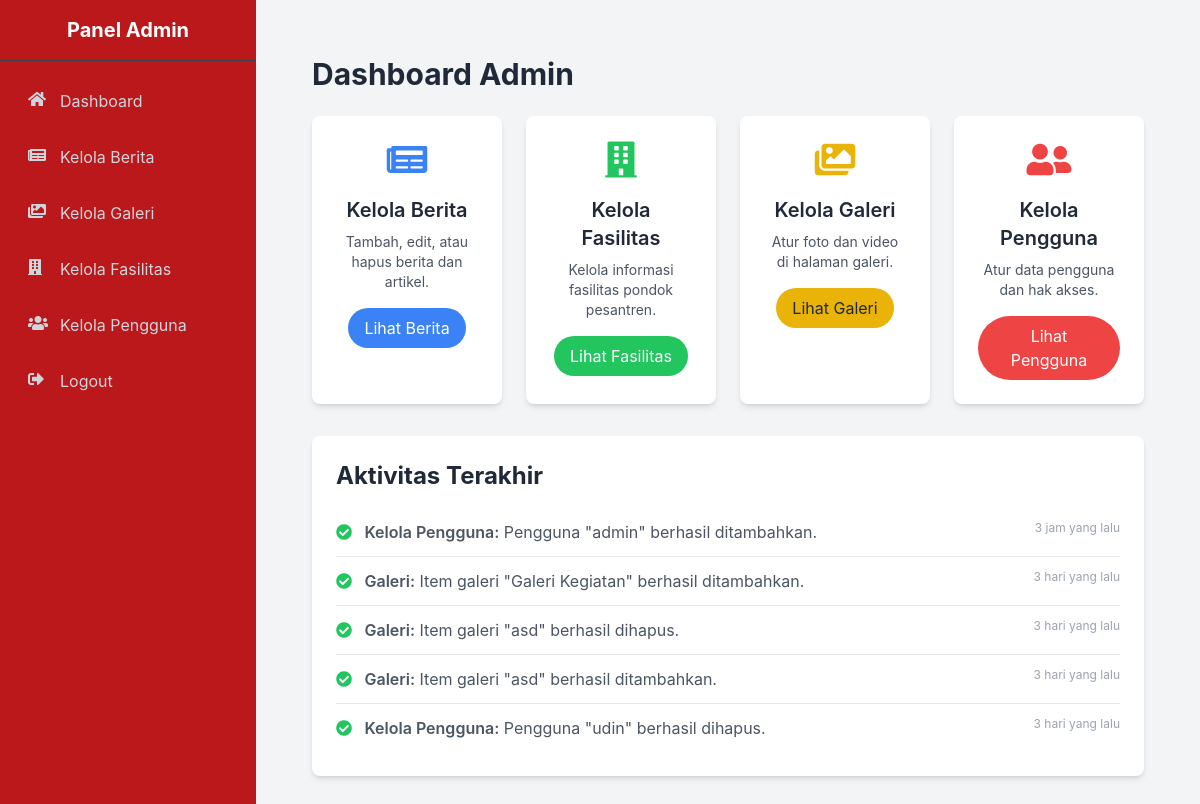
Page /admin (signed in) on the committed database.
### tables this page shows
CREATE TABLE `logs` (
  `id` int(11) NOT NULL,
  `user_id` varchar(255) NOT NULL,
  `modul` varchar(255) NOT NULL,
  `keterangan` text NOT NULL,
  `status` varchar(50) NOT NULL,
  `created_at` timestamp NOT NULL DEFAULT current_timestamp()
);

### controllers/AdminController.php (called while the page is built, shortened)
<?php
class AdminController {
    private $logModel;
    public function __construct() {
        global $conn;
        require_once ROOT_PATH . '/models/LogModel.php';
        $this->logModel = new LogModel($conn);
    }
    public function dashboard() {
        $data['aktivitas_terakhir'] = $this->logModel->getLatestLogs(5);
        require_once ROOT_PATH . '/views/layouts/admin_header.php';
        require_once ROOT_PATH . '/views/layouts/admin_sidebar.php';
        require_once ROOT_PATH . '/views/admin/dashboard.php';
    }
}

### index.php (called while the page is built, shortened)
<?php
require_once ROOT_PATH . '/routes.php';

### models/LogModel.php (called while the page is built, shortened)
<?php
class LogModel {
    private $conn;
    public function __construct(mysqli $db) {
        $this->conn = $db;
    }
    public function getLatestLogs($limit = 5) {
        $logs = [];
        $sql = "SELECT * FROM logs ORDER BY created_at DESC LIMIT ?";
        if ($stmt = $this->conn->prepare($sql)) {
            $stmt->bind_param("i", $limit);
            $stmt->execute();
            $result = $stmt->get_result();
            while ($row = $result->fetch_assoc()) {
                $logs[] = $row;
            }
        } else {
            error_log("Error mengambil log: " . $this->conn->error);
        }
        return $logs;
    }
}

### views/admin/dashboard.php (the view, shortened to what this page needs)
<?php
$aktivitas_terakhir = $data['aktivitas_terakhir'] ?? [];
function get_log_icon($action) {
    if (strpos($action, 'berhasil') !== false || strpos($action, 'ditambahkan') !== false || strpos(strtolower($action), 'diperbarui') !== false || strpos($action, 'diunggah') !== false) {
        return '<i class="fas fa-check-circle text-green-500 mr-2"></i>';
    } elseif (strpos($action, 'gagal') !== false) {
        return '<i class="fas fa-exclamation-triangle text-red-500 mr-2"></i>';
    } else {
        return '<i class="fas fa-info-circle text-blue-500 mr-2"></i>';
    }
}
function time_elapsed_string($datetime, $full = false) {
    $now = new DateTime;
    $ago = new DateTime($datetime);
    $diff = $now->diff($ago);
    $diff->w = floor($diff->d / 7);
    $diff->d -= $diff->w * 7;
    $string = array(
        'y' => 'tahun',
        'm' => 'bulan',
        'w' => 'minggu',
        'd' => 'hari',
        'h' => 'jam',
        'i' => 'menit',
        's' => 'detik',
    );
    foreach ($string as $k => &$v) {
        if ($diff->$k) {
            $v = $diff->$k . ' ' . $v . ($diff->$k > 1 ? '' : '');
        } else {
            unset($string[$k]);
        }
    }
    if (!$full) $string = array_slice($string, 0, 1);
    return $string ? implode(', ', $string) . ' yang lalu' : 'baru saja';
}
?>
<main class="flex-grow p-6">
    <div class="flex justify-between items-center mb-6">
        <h1 class="text-3xl font-bold text-gray-800">Dashboard Admin</h1>
    </div>
    <div class="grid grid-cols-1 md:grid-cols-2 lg:grid-cols-4 gap-6">
        <div class="bg-white rounded-lg shadow-md p-6 flex flex-col items-center text-center">
            <i class="fas fa-newspaper text-4xl text-blue-500 mb-4"></i>
            <h2 class="text-xl font-semibold text-gray-800">Kelola Berita</h2>
            <p class="text-sm text-gray-600 mt-2">Tambah, edit, atau hapus berita dan artikel.</p>
            <a href="/pondok-subusalam/admin/kelola_berita" class="mt-4 px-4 py-2 bg-blue-500 text-white rounded-full hover:bg-blue-600 transition duration-300">
                Lihat Berita
            </a>
        </div>
        <div class="bg-white rounded-lg shadow-md p-6 flex flex-col items-center text-center">
            <i class="fas fa-building text-4xl text-green-500 mb-4"></i>
            <h2 class="text-xl font-semibold text-gray-800">Kelola Fasilitas</h2>
            <p class="text-sm text-gray-600 mt-2">Kelola informasi fasilitas pondok pesantren.</p>
            <a href="/pondok-subusalam/admin/kelola_fasilitas" class="mt-4 px-4 py-2 bg-green-500 text-white rounded-full hover:bg-green-600 transition duration-300">
                Lihat Fasilitas
            </a>
        </div>
        <div class="bg-white rounded-lg shadow-md p-6 flex flex-col items-center text-center">
            <i class="fas fa-images text-4xl text-yellow-500 mb-4"></i>
            <h2 class="text-xl font-semibold text-gray-800">Kelola Galeri</h2>
            <p class="text-sm text-gray-600 mt-2">Atur foto dan video di halaman galeri.</p>
            <a href="/pondok-subusalam/admin/kelola_galeri" class="mt-4 px-4 py-2 bg-yellow-500 text-gray-800 rounded-full hover:bg-yellow-600 transition duration-300">
                Lihat Galeri
            </a>
        </div>
        <div class="bg-white rounded-lg shadow-md p-6 flex flex-col items-center text-center">
            <i class="fas fa-user-friends text-4xl text-red-500 mb-4"></i>
            <h2 class="text-xl font-semibold text-gray-800">Kelola Pengguna</h2>
            <p class="text-sm text-gray-600 mt-2">Atur data pengguna dan hak akses.</p>
            <a href="/pondok-subusalam/admin/kelola_pengguna" class="mt-4 px-4 py-2 bg-red-500 text-white rounded-full hover:bg-red-600 transition duration-300">
                Lihat Pengguna
            </a>
        </div>
    </div>
    <div class="mt-8 bg-white rounded-lg shadow-md p-6">
        <h2 class="text-2xl font-bold text-gray-800 mb-4">Aktivitas Terakhir</h2>
        <ul class="divide-y divide-gray-200">
            <?php if (!empty($aktivitas_terakhir)): ?>
                <?php foreach ($aktivitas_terakhir as $log): ?>
                    <li class="py-3 text-gray-600" data-timestamp="<?= htmlspecialchars($log['created_at']) ?>">
                        <?= get_log_icon($log['keterangan']) ?>
                        <span class="font-semibold"><?= htmlspecialchars($log['modul']) ?>:</span> <?= htmlspecialchars($log['keterangan']) ?>
                        <span class="text-xs text-gray-400 float-right log-time"><?= htmlspecialchars(time_elapsed_string($log['created_at'])) ?></span>
                    </li>
                <?php endforeach; ?>
            <?php else: ?>
                <li class="py-3 text-gray-500 text-center">Tidak ada aktivitas terbaru.</li>
            <?php endif; ?>
        </ul>
    </div>
</main>

### views/layouts/admin_header.php (style rules this page uses)
body { font-family: 'Inter', sans-serif; }

### rows in the picture
logs: modul "Kelola Pengguna", keterangan "Pengguna \"admin\" berhasil ditambahkan."
logs: modul "Galeri", keterangan "Item galeri \"Galeri Kegiatan\" berhasil ditambahkan."
logs: modul "Galeri", keterangan "Item galeri \"asd\" berhasil dihapus."
logs: modul "Galeri", keterangan "Item galeri \"asd\" berhasil ditambahkan."
logs: modul "Kelola Pengguna", keterangan "Pengguna \"udin\" berhasil dihapus."
